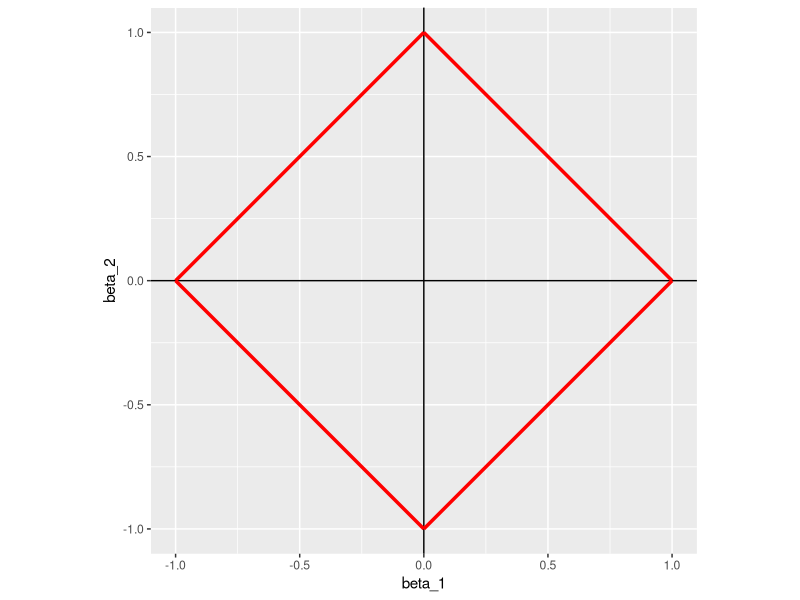
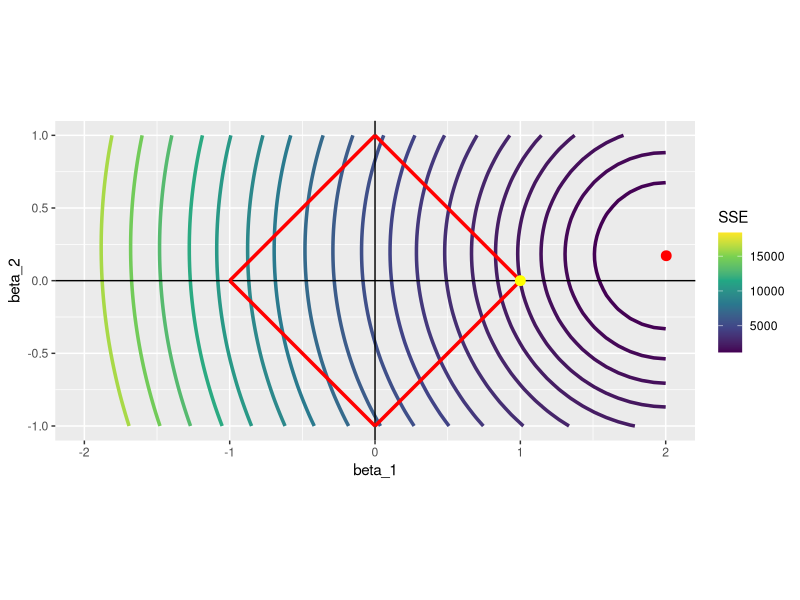
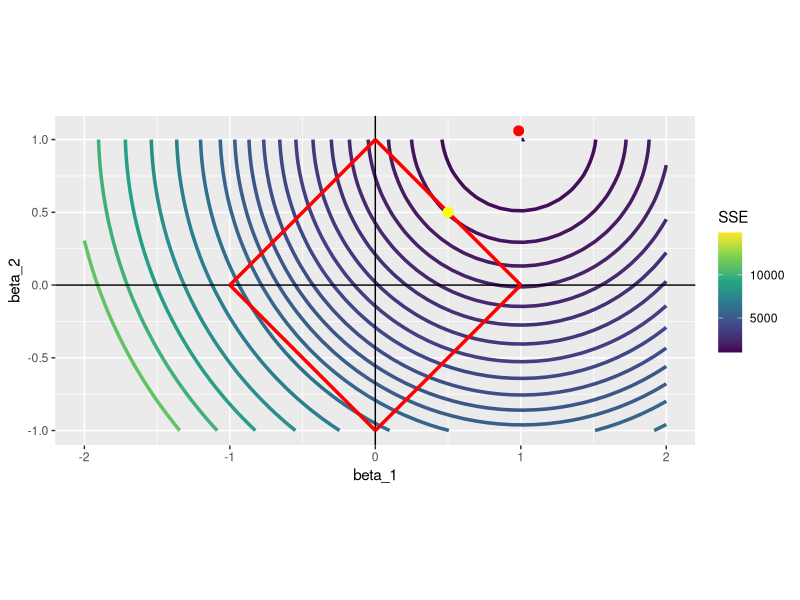
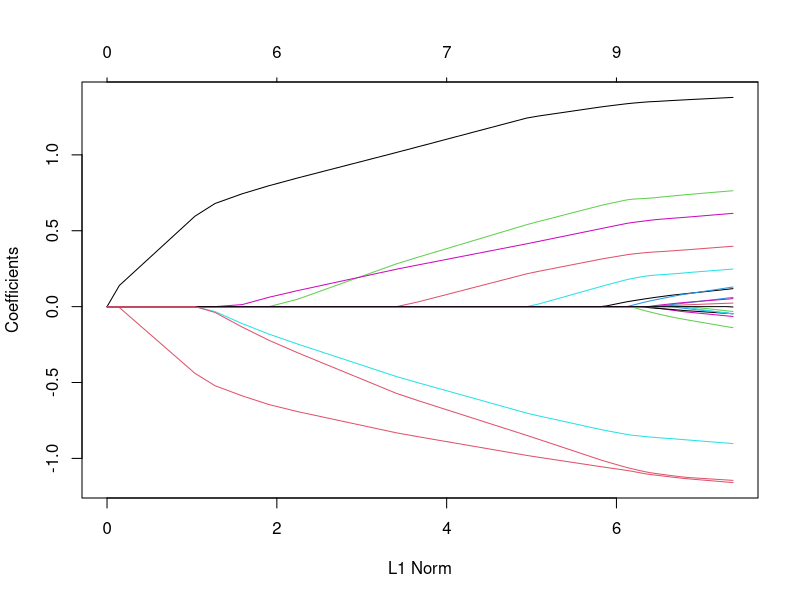
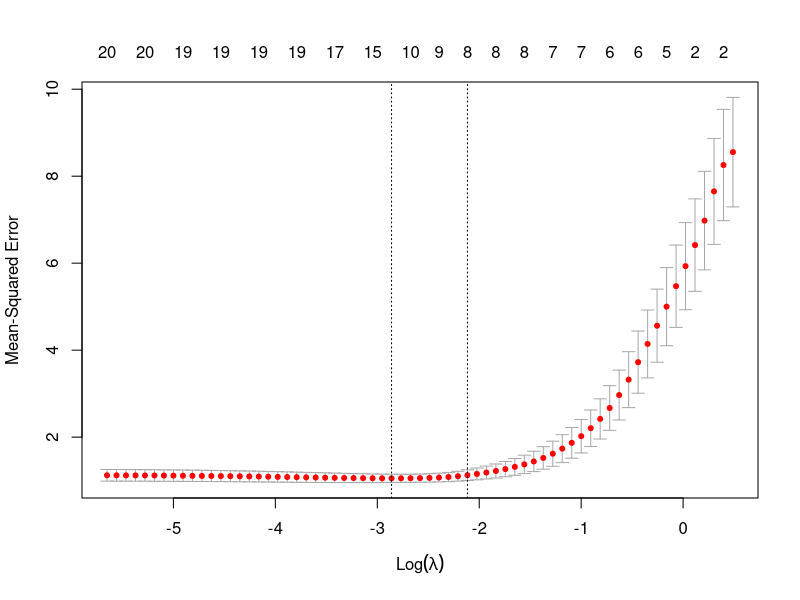

R code for these plots, in order:
## ---- chunk 1
#| include: false

library(data.table)
library(tidyverse)
library(glmnet)
## ---- chunk 2
#| code-fold: true 

ggplot() +
  geom_hline(yintercept = 0) +
  geom_vline(xintercept = 0) +
  geom_segment(aes(x = 1, y = 0, xend = 0, yend = 1), color = "red", size = 1.2) +
  geom_segment(aes(x = 1, y = 0, xend = 0, yend = -1), color = "red", size = 1.2) +
  geom_segment(aes(x = -1, y = 0, xend = 0, yend = 1), color = "red", size = 1.2) +
  geom_segment(aes(x = -1, y = 0, xend = 0, yend = -1), color = "red", size = 1.2) +
  coord_equal() +
  xlab("beta_1") +
  ylab("beta_2")
## ---- chunk 3
N <- 1000 # number of observations
x_1 <- rnorm(N)
x_2 <- rnorm(N)
mu <- rnorm(N) # error term
y <- 2 * x_1 + 0.2 * x_2 + mu

data <-
  data.table(
    y = y,
    x_1 = x_1,
    x_2 = x_2
  )
## ---- chunk 4
(
ols_coefs <- lm(y ~ x_1 + x_2, data = data)$coefficient
)
## ---- chunk 5
(
beta_table <- 
  data.table::CJ(
    beta_1 = seq(-2, 2, length = 50),
    beta_2 = seq(-1, 1, length = 50) 
  )
)
## ---- chunk 6

#=== define the function to get SSE ===#
get_sse <- function(i, data)
{
  #=== extract beta_1 and beta_2 for ith observation  ===#
  betas <- beta_table[i, ]

  #=== calculate SSE ===#
  sse <-
    copy(data) %>% 
    .[, y_hat := x_1 * betas[, beta_1] + x_2 * betas[, beta_2]] %>% 
    .[, se := (y - y_hat)^2] %>% 
    .[, sum(se)]

  return(sse)
}

#=== calculate SSE for each row of beta_table ===#
sse_all <-
  lapply(
    1:nrow(beta_table),
    function(x) get_sse(x, data)
  ) %>% 
  unlist()

#=== assign the calculated sse values as a variable ===#
(
beta_table[, sse := sse_all]
)
## ---- chunk 7
#| code-fold: true 

ggplot() +
  stat_contour(
    data = beta_table, 
    aes(x = beta_1, y = beta_2, z = sse, color = ..level..),
    size = 1.2,
    breaks = 
      round(
        quantile(beta_table$sse, seq(0, 1, 0.05)),
        0
      )
    ) +
  scale_color_viridis_c(name = "SSE") +
  geom_hline(yintercept = 0) +
  geom_vline(xintercept = 0) +
  geom_segment(aes(x = 1, y = 0, xend = 0, yend = 1), color = "red", size = 1.2) +
  geom_segment(aes(x = 1, y = 0, xend = 0, yend = -1), color = "red", size = 1.2) +
  geom_segment(aes(x = -1, y = 0, xend = 0, yend = 1), color = "red", size = 1.2) +
  geom_segment(aes(x = -1, y = 0, xend = 0, yend = -1), color = "red", size = 1.2) +
  #=== OLS point estimates (solutions without the constraint) ===#
  geom_point(
    aes(x = ols_coefs["x_1"], y = ols_coefs["x_2"]),
    color = "red",
    size = 3
  ) +
  geom_point(
    aes(x = 1, y = 0),
    color = "yellow",
    size = 3
  ) +
  coord_equal()

## ---- chunk 8
#| code-fold: true

N <- 1000 # number of observations
x_1 <- rnorm(N)
x_2 <- rnorm(N)
mu <- rnorm(N) # error term
y <- x_1 + x_2 + mu

data <-
  data.table(
    y = y,
    x_1 = x_1,
    x_2 = x_2
  )

ols_coefs <- lm(y ~ x_1 + x_2, data = data)$coefficient

#=== calculate sse for each row of beta_table ===#
sse_all <-
  lapply(
    1:nrow(beta_table),
    function(x) {
      betas <- beta_table[x, ]
      sse <-
        copy(data) %>% 
        .[, y_hat := x_1 * betas[, beta_1] + x_2 * betas[, beta_2]] %>% 
        .[, se := (y - y_hat)^2] %>% 
        .[, sum(se)]
      return(sse)
    }
  ) %>% 
  unlist()

#=== assign the calculated sse values as a variable ===#
beta_table[, sse := sse_all]

#=== visualize ===#
ggplot() +
  stat_contour(
    data = beta_table, 
    aes(x = beta_1, y = beta_2, z = sse, color = ..level..),
    size = 1.2,
    breaks = 
      round(
        quantile(beta_table$sse, seq(0, 1, 0.05)),
        0
      )
    ) +
  scale_color_viridis_c(name = "SSE") +
  geom_hline(yintercept = 0) +
  geom_vline(xintercept = 0) +
  geom_segment(aes(x = 1, y = 0, xend = 0, yend = 1), color = "red", size = 1.2) +
  geom_segment(aes(x = 1, y = 0, xend = 0, yend = -1), color = "red", size = 1.2) +
  geom_segment(aes(x = -1, y = 0, xend = 0, yend = 1), color = "red", size = 1.2) +
  geom_segment(aes(x = -1, y = 0, xend = 0, yend = -1), color = "red", size = 1.2) +
  #=== OLS point estimates (solutions without the constraint) ===#
  geom_point(
    aes(x = ols_coefs["x_1"], y = ols_coefs["x_2"]),
    color = "red",
    size = 3
  ) +
  geom_point(
    aes(x = 0.5, y = 0.5),
    color = "yellow",
    size = 3
  ) +
  coord_equal()
## ---- chunk 9
#=== get the data ===#
data(QuickStartExample)

#=== see the structure ===#
str(QuickStartExample)
## ---- chunk 10
#=== extract X and y ===#
X <- QuickStartExample$x
y <- QuickStartExample$y

#=== run Lasso ===#
lasso <- glmnet(X, y)
## ---- chunk 11
lasso
## ---- chunk 12
#=== get coefficient estimates ===#
coef_lasso <- coef(lasso)

#=== check the dimension ===#
dim(coef_lasso)

#=== take a look at the first and last three ===#
coef_lasso[, c(1:3, 65:67)]
## ---- chunk 13
plot(lasso)
## ---- chunk 14
cv_lasso <- cv.glmnet(X, y, nfolds = 5)
## ---- chunk 15
plot(cv_lasso)
## ---- chunk 16
cv_lasso$lambda.min
## ---- chunk 17
coef(cv_lasso, s = "lambda.min")
## ---- chunk 18
coef(cv_lasso, s = "lambda.1se")
## ---- chunk 19
cv.glmnet(X, y, nfolds = 5, standardize = FALSE) %>% 
  coef(s = "lambda.min")
## ---- chunk 20
#=== scale the first variable ===#
X_scaled <- X
X_scaled[, 1] <- X_scaled[, 1] / 1000

cv.glmnet(X_scaled, y, nfolds = 5, standardize = FALSE) %>% 
  coef(s = "lambda.min")
## ---- chunk 21
#=== not scaled ===#
cv.glmnet(X, y, nfolds = 5, standardize = TRUE) %>% 
  coef(s = "lambda.min")

#=== scaled ===#
cv.glmnet(X_scaled, y, nfolds = 5, standardize = TRUE) %>% 
  coef(s = "lambda.min")
